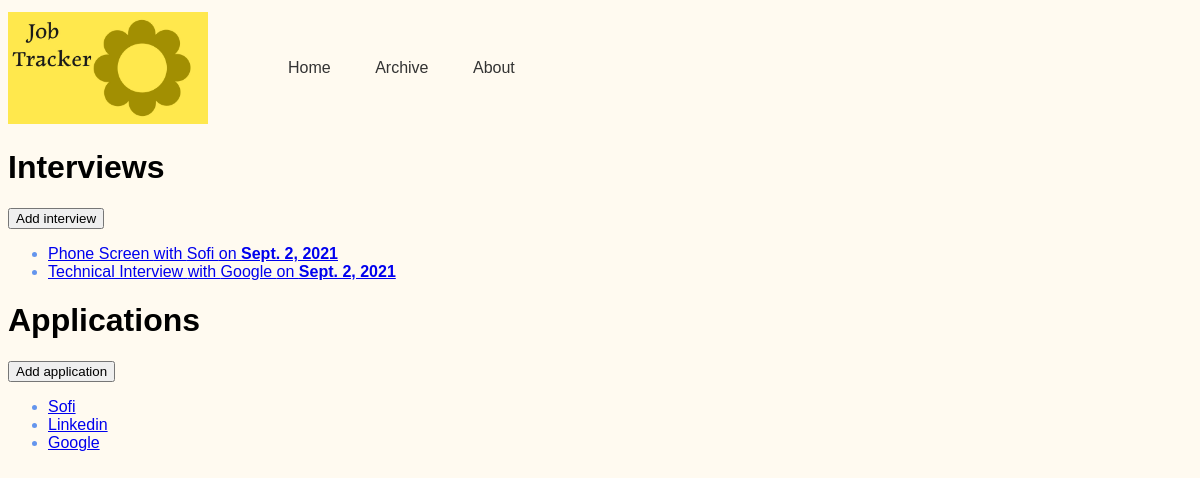
Before: / with the older database file.
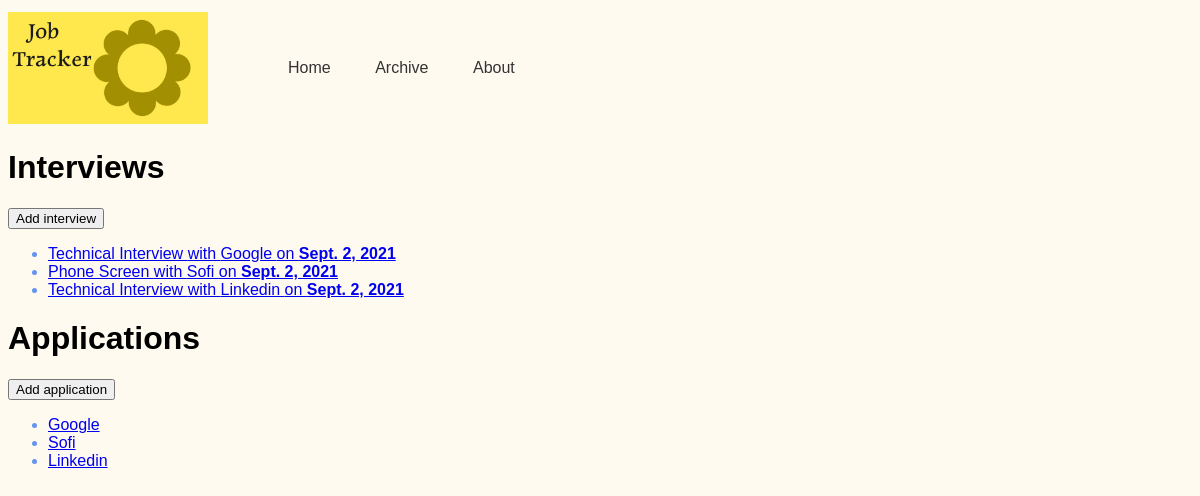
After: the same page with the newer database file.
### applications/models.py (models this page shows, shortened)
class Interview(models.Model):
    application = models.OneToOneField(
        Application,
        on_delete=models.CASCADE,
        primary_key=True,
        editable=True,
    )
    interview_date = models.DateField(editable=True)
    start_time = models.TimeField(default=time(9), editable=True)
    duration = models.IntegerField(default=1, editable=True)
    interview_type = models.CharField(max_length=100, editable=True)

class Application(models.Model):
    company_name = models.CharField(primary_key=True, max_length=100)
    position = models.CharField(max_length=100)
    jobLink = models.CharField(max_length=500, blank=True, null=True)
    location = models.CharField(max_length=500, blank=True, null=True)
    notes = models.CharField(max_length=500, blank=True, null=True)
    archived = models.BooleanField(default=False)

### website/views.py (the view)
# urls.py: path('', website, name="website"),
def website(request):
    return render(request, "website/homepage.html", {"applications": Application.objects.all(),
                                                      "interviews": Interview.objects.all()})

### website/templates/website/homepage.html (shortened to what this page needs)
{% extends "base.html" %}
{% block content %}
    <div>
        <h1 class="header">
            Interviews
        </h1>
        <button onclick="location.href='{% url 'new_interview' %}'" type="button">Add interview</button>
        <ul>
            {% for intv in interviews %}
            <li>
                <a href="{% url 'interview_details' intv.application.company_name %}">
                    {{ intv.interview_type}} with {{ intv.application.company_name }} on <b>{{ intv.interview_date }}</b>
                </a>
            </li>
            {% endfor %}
        </ul>
    </div>
    <h1 class="header">
        Applications
    </h1>
    <button onclick="location.href='{% url 'new_application' %}'" type="button">
             Add application
    </button>
    <ul>
        {% for app in applications %}
        <li>
            <a href="{% url 'details' app.company_name %}">
                {{ app.company_name }}
            </a>
        </li>
        {% endfor %}
    </ul>
{% endblock %}

Changed rows visible on the page:
shown differently, row unchanged: Interview "Google": moves up the list
added Interview: interview_type "Technical Interview", application.company_name "Linkedin", interview_date "Sept. 2, 2021"
shown differently, row unchanged: Application "Google": moves up the list
